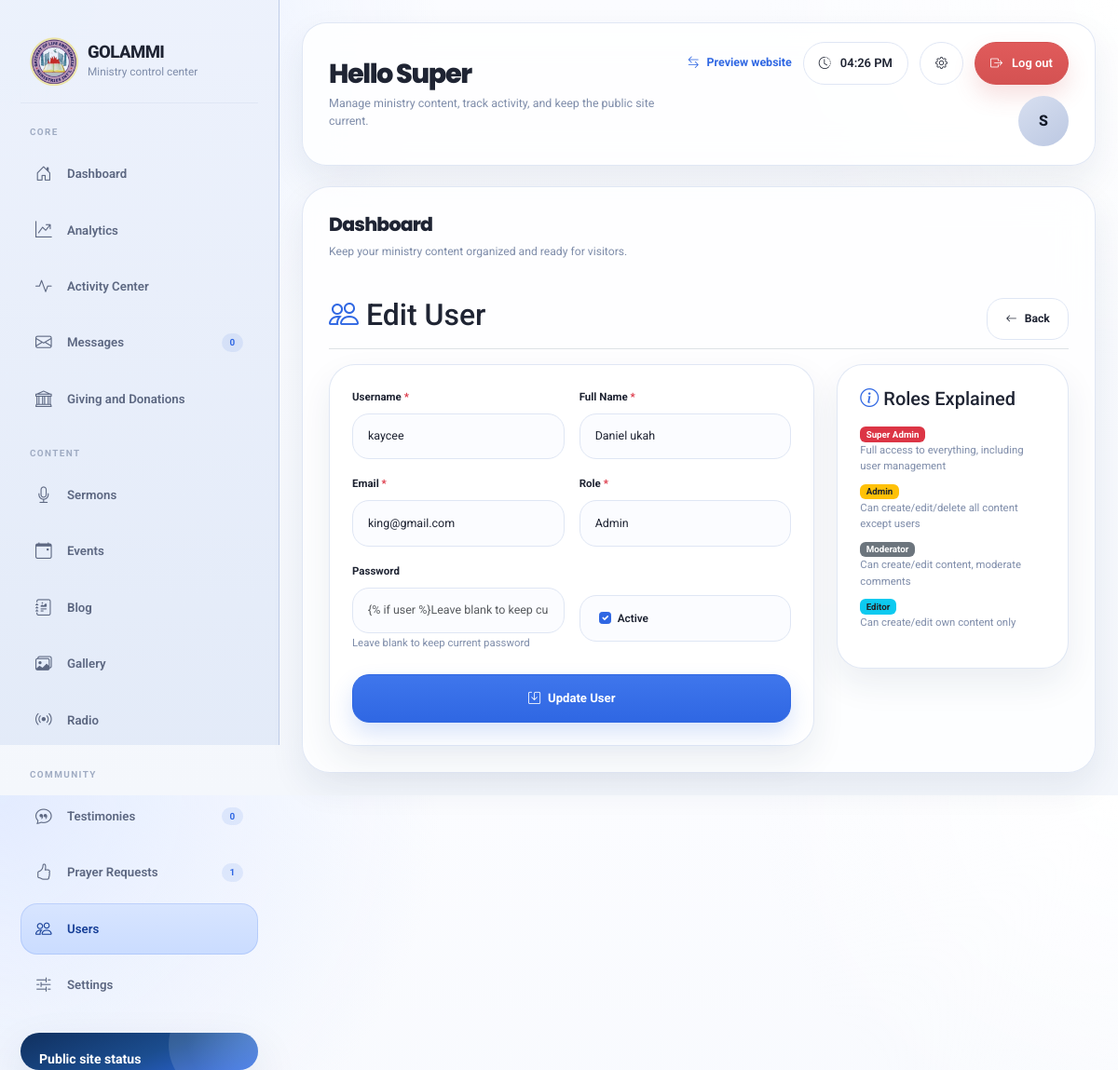
Page /admin/users/edit/2 (signed in) on the committed database.
### models/user.py (models this page shows, shortened)
class User(UserMixin, db.Model):
    __tablename__ = "users"
    id = db.Column(db.Integer, primary_key=True)
    username = db.Column(db.String(80), unique=True, nullable=False)
    email = db.Column(db.String(120), unique=True, nullable=False)
    password_hash = db.Column(db.String(255), nullable=False)
    full_name = db.Column(db.String(120), nullable=False)
    role = db.Column(
        db.String(50), nullable=False, default="admin"
    )  # super_admin, admin, moderator, editor
    is_active = db.Column(db.Boolean, default=True)
    created_at = db.Column(db.DateTime, default=datetime.utcnow)
    updated_at = db.Column(
        db.DateTime, default=datetime.utcnow, onupdate=datetime.utcnow
    )
    last_login = db.Column(db.DateTime)
    created_sermons = db.relationship(
        "Sermon", backref="creator", lazy=True, foreign_keys="Sermon.created_by"
    )
    updated_sermons = db.relationship(
        "Sermon", backref="updater", lazy=True, foreign_keys="Sermon.updated_by"
    )
    created_events = db.relationship(
        "Event", backref="creator", lazy=True, foreign_keys="Event.created_by"
    )
    updated_events = db.relationship(
        "Event", backref="updater", lazy=True, foreign_keys="Event.updated_by"
    )
    created_blog_posts = db.relationship(
        "BlogPost", backref="creator", lazy=True, foreign_keys="BlogPost.created_by"
    )
    updated_blog_posts = db.relationship(
        "BlogPost", backref="updater", lazy=True, foreign_keys="BlogPost.updated_by"
    )
    def is_super_admin(self):
        return self.role == "super_admin"

### routes/admin.py (the view, shortened to what this page needs)
@admin_bp.route("/users/edit/<int:user_id>", methods=["GET", "POST"])
@login_required
@super_admin_required
def edit_user(user_id):
    user = User.query.get_or_404(user_id)
    form = UserForm(obj=user)
    return render_template(
        "admin/user_form.html", form=form, user=user, title="Edit User"
    )

### templates/admin/user_form.html (shortened to what this page needs)
{% extends "admin/base.html" %}
{% block content %}
<div class="d-flex justify-content-between flex-wrap flex-md-nowrap align-items-center pt-3 pb-2 mb-3 border-bottom">
    <h1 class="h2"><i class="bi bi-people" style="color: var(--gold);"></i> {{ title }}</h1>
    <div>
        <a href="{{ url_for('admin.users') }}" class="btn btn-outline-secondary">
            <i class="bi bi-arrow-left"></i> Back
        </a>
    </div>
</div>
<div class="row">
    <div class="col-lg-8">
        <div class="admin-card">
            <form method="POST">
                <div class="row g-3">
                    <div class="col-md-6">
                        <div class="form-group">
                            <label class="form-label fw-bold">Username <span class="text-danger">*</span></label>
                            {{ form.username(class="form-control", placeholder="Enter username") }}
                        </div>
                    </div>
                    <div class="col-md-6">
                        <div class="form-group">
                            <label class="form-label fw-bold">Full Name <span class="text-danger">*</span></label>
                            {{ form.full_name(class="form-control", placeholder="Enter full name") }}
                        </div>
                    </div>
                    <div class="col-md-6">
                        <div class="form-group">
                            <label class="form-label fw-bold">Email <span class="text-danger">*</span></label>
                            {{ form.email(class="form-control", placeholder="Enter email address") }}
                        </div>
                    </div>
                    <div class="col-md-6">
                        <div class="form-group">
                            <label class="form-label fw-bold">Role <span class="text-danger">*</span></label>
                            {{ form.role(class="form-control") }}
                        </div>
                    </div>
                    <div class="col-md-6">
                        <div class="form-group">
                            <label class="form-label fw-bold">Password {% if not user %}<span class="text-danger">*</span>{% endif %}</label>
                            {{ form.password(class="form-control", placeholder="{% if user %}Leave blank to keep current{% else %}Enter password{% endif %}") }}
                            {% if user %}
                            <small class="text-muted">Leave blank to keep current password</small>
                            {% endif %}
                        </div>
                    </div>
                    <div class="col-md-6">
                        <div class="form-group">
                            <label class="form-label fw-bold">&nbsp;</label>
                            <div class="form-check mt-2">
                                {{ form.is_active(class="form-check-input") }}
                                <label class="form-check-label">Active</label>
                            </div>
                        </div>
                    </div>
                    <div class="col-12 mt-4">
                        <button type="submit" class="btn btn-gold btn-lg w-100">
                            <i class="bi bi-save"></i> {{ 'Update' if user else 'Create' }} User
                        </button>
                    </div>
                </div>
            </form>
        </div>
    </div>
    <div class="col-lg-4">
        <div class="admin-card">
            <h5 class="mb-3"><i class="bi bi-info-circle" style="color: var(--gold);"></i> Roles Explained</h5>
            <ul class="list-unstyled">
                <li class="mb-2">
                    <span class="badge bg-danger">Super Admin</span>
                    <small class="d-block text-muted">Full access to everything, including user management</small>
                </li>
                <li class="mb-2">
                    <span class="badge bg-warning text-dark">Admin</span>
                    <small class="d-block text-muted">Can create/edit/delete all content except users</small>
                </li>
                <li class="mb-2">
                    <span class="badge bg-secondary">Moderator</span>
                    <small class="d-block text-muted">Can create/edit content, moderate comments</small>
                </li>
                <li class="mb-2">
                    <span class="badge bg-info text-dark">Editor</span>
                    <small class="d-block text-muted">Can create/edit own content only</small>
                </li>
            </ul>
        </div>
    </div>
</div>
{% endblock %}

### templates/admin/base.html (shortened to what this page needs)
<!DOCTYPE html>
<html lang="en">
<head>
    <link href="{{ url_for('static', filename='assets/vendor/bootstrap/css/bootstrap.min.css') }}" rel="stylesheet">
    <link href="{{ url_for('static', filename='assets/vendor/bootstrap-icons/bootstrap-icons.css') }}" rel="stylesheet">
    <link href="{{ url_for('static', filename='assets/vendor/aos/aos.css') }}" rel="stylesheet">
</head>
<body>
    <div class="admin-layout">
        <aside class="sidebar">
            <div class="sidebar-inner">
                <div class="brand">
                    <div class="brand-mark">
                        <img src="{{ url_for('static', filename='assets/img/logo_2.png') }}" alt="GOLAMMI logo">
                    </div>
                    <div class="brand-copy">
                        <h1>GOLAMMI</h1>
                        <p>Ministry control center</p>
                    </div>
                </div>
                <div>
                    <p class="sidebar-group-title">Core</p>
                    <nav class="nav">
                        <a class="nav-link {% if request.endpoint == 'admin.dashboard' %}active{% endif %}" href="{{ url_for('admin.dashboard') }}">
                            <i class="bi bi-house-door"></i>
                            <span>Dashboard</span>
                        </a>
                        <a class="nav-link {% if request.endpoint in ['admin.analytics'] %}active{% endif %}" href="{{ url_for('admin.analytics') }}">
                            <i class="bi bi-graph-up-arrow"></i>
                            <span>Analytics</span>
                        </a>
                        {% if current_user.is_authenticated and current_user.is_super_admin() %}
                        <a class="nav-link {% if request.endpoint in ['admin.activity_center'] %}active{% endif %}" href="{{ url_for('admin.activity_center') }}">
                            <i class="bi bi-activity"></i>
                            <span>Activity Center</span>
                        </a>
                        {% endif %}
                        <a class="nav-link {% if request.endpoint in ['admin.contact_messages'] %}active{% endif %}" href="{{ url_for('admin.contact_messages') }}">
                            <i class="bi bi-envelope"></i>
                            <span>Messages</span>
                            <span class="badge">{{ contact_unread_count or 0 }}</span>
                        </a>
                        <a class="nav-link {% if request.endpoint in ['admin.donations'] %}active{% endif %}" href="{{ url_for('admin.donations') }}">
                            <i class="bi bi-bank"></i>
                            <span>Giving and Donations</span>
                        </a>
                    </nav>
                </div>
                <div>
                    <p class="sidebar-group-title">Content</p>
                    <nav class="nav">
                        <a class="nav-link {% if request.endpoint in ['admin.sermons', 'admin.add_sermon', 'admin.edit_sermon'] %}active{% endif %}" href="{{ url_for('admin.sermons') }}">
                            <i class="bi bi-mic"></i>
                            <span>Sermons</span>
                        </a>
                        <a class="nav-link {% if request.endpoint in ['admin.events', 'admin.add_event', 'admin.edit_event'] %}active{% endif %}" href="{{ url_for('admin.events') }}">
                            <i class="bi bi-calendar-event"></i>
                            <span>Events</span>
                        </a>
                        <a class="nav-link {% if request.endpoint in ['admin.blog', 'admin.add_blog', 'admin.edit_blog'] %}active{% endif %}" href="{{ url_for('admin.blog') }}">
                            <i class="bi bi-journal-richtext"></i>
                            <span>Blog</span>
                        </a>
                        <a class="nav-link {% if request.endpoint in ['admin.gallery', 'admin.add_gallery', 'admin.edit_gallery'] %}active{% endif %}" href="{{ url_for('admin.gallery') }}">
                            <i class="bi bi-images"></i>
                            <span>Gallery</span>
                        </a>
                        <a class="nav-link {% if request.endpoint in ['admin.radio', 'admin.add_radio', 'admin.edit_radio'] %}active{% endif %}" href="{{ url_for('admin.radio') }}">
                            <i class="bi bi-broadcast"></i>
                            <span>Radio</span>
                        </a>
                    </nav>
                </div>
                <div>
                    <p class="sidebar-group-title">Community</p>
                    <nav class="nav">
                        <a class="nav-link {% if request.endpoint in ['admin.testimonies', 'admin.add_testimony', 'admin.edit_testimony'] %}active{% endif %}" href="{{ url_for('admin.testimonies') }}">
                            <i class="bi bi-chat-quote"></i>
                            <span>Testimonies</span>
                            <span class="badge">{{ testimony_pending_count or 0 }}</span>
                        </a>
                        <a class="nav-link {% if request.endpoint in ['admin.prayer_requests', 'admin.add_prayer_request', 'admin.edit_prayer_request'] %}active{% endif %}" href="{{ url_for('admin.prayer_requests') }}">
                            <i class="bi bi-hand-thumbs-up"></i>
                            <span>Prayer Requests</span>
                            <span class="badge">{{ prayer_pending_count or 0 }}</span>
                        </a>
                        <a class="nav-link {% if request.endpoint in ['admin.users', 'admin.add_user', 'admin.edit_user'] %}active{% endif %}" href="{{ url_for('admin.users') }}">
                            <i class="bi bi-people"></i>
                            <span>Users</span>
                        </a>
                        <a class="nav-link {% if request.endpoint in ['admin.settings'] %}active{% endif %}" href="{{ url_for('admin.settings') }}">
                            <i class="bi bi-sliders2"></i>
                            <span>Settings</span>
                        </a>
                    </nav>
                </div>
                <div class="sidebar-promo">
                    <h6>Public site status</h6>
                </div>
            </div>
        </aside>
        <main class="main-content">
            <section class="topbar">
                <div class="topbar-copy">
                    <h2>{% block topbar_title %}Hello {{ current_user.full_name.split(' ')[0] if current_user.is_authenticated else 'Admin' }}{% endblock %}</h2>
                    <p>{% block topbar_subtitle %}Manage ministry content, track activity, and keep the public site current.{% endblock %}</p>
                </div>
                <div class="topbar-tools">
                    <a class="topbar-link" href="{{ url_for('frontend.index') }}" target="_blank">
                        <i class="bi bi-arrow-left-right"></i>
                        <span>Preview website</span>
                    </a>
                    <div class="topbar-chip">
                        <i class="bi bi-clock-history"></i>
                        <span id="currentTime">--:--</span>
                    </div>
                    <a class="topbar-chip" href="{{ url_for('auth.profile') }}">
                        <i class="bi bi-gear"></i>
                    </a>
                    <a class="topbar-chip topbar-chip-danger" href="{{ url_for('auth.logout') }}">
                        <i class="bi bi-box-arrow-right"></i>
                        <span>Log out</span>
                    </a>
                    <div class="avatar-pill">
                        {{ (current_user.full_name[:1] if current_user.is_authenticated else "A")|upper }}
                    </div>
                </div>
            </section>
            <section class="content-stage">
                <div class="page-header">
                    <div class="page-title-wrap">
                        <h3>{% block page_title %}Dashboard{% endblock %}</h3>
                        <p>{% block page_subtitle %}Keep your ministry content organized and ready for visitors.{% endblock %}</p>
                    </div>
                </div>
                {% block content %}{% endblock %}
            </section>
        </main>
    </div>
</body>
</html>

### rows in the picture
User: full_name "Super", is_active+full_name "S"
User: username "kaycee", full_name "Daniel ukah", email "king@gmail.com", role "Admin", is_active "☑"

### other values in the picture
{{ contact_unread_count or 0 }} "0"
{{ testimony_pending_count or 0 }} "0"
{{ prayer_pending_count or 0 }} "1"
{{ title }} "Edit User"
{{ 'Update' if user else 'Create' }} "Update"
